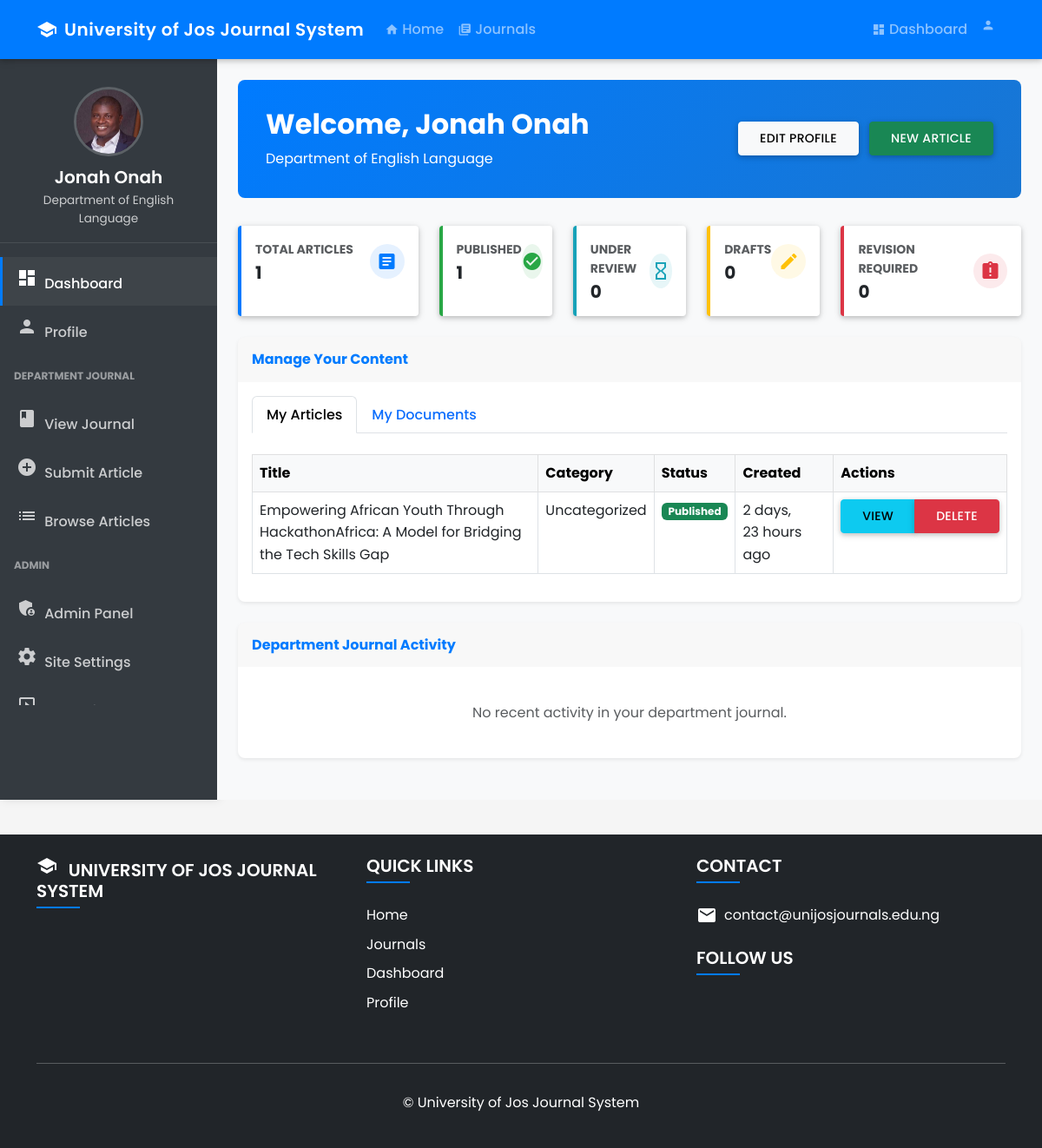
/dashboard/ (signed in), run on an earlier commit of the app's database.
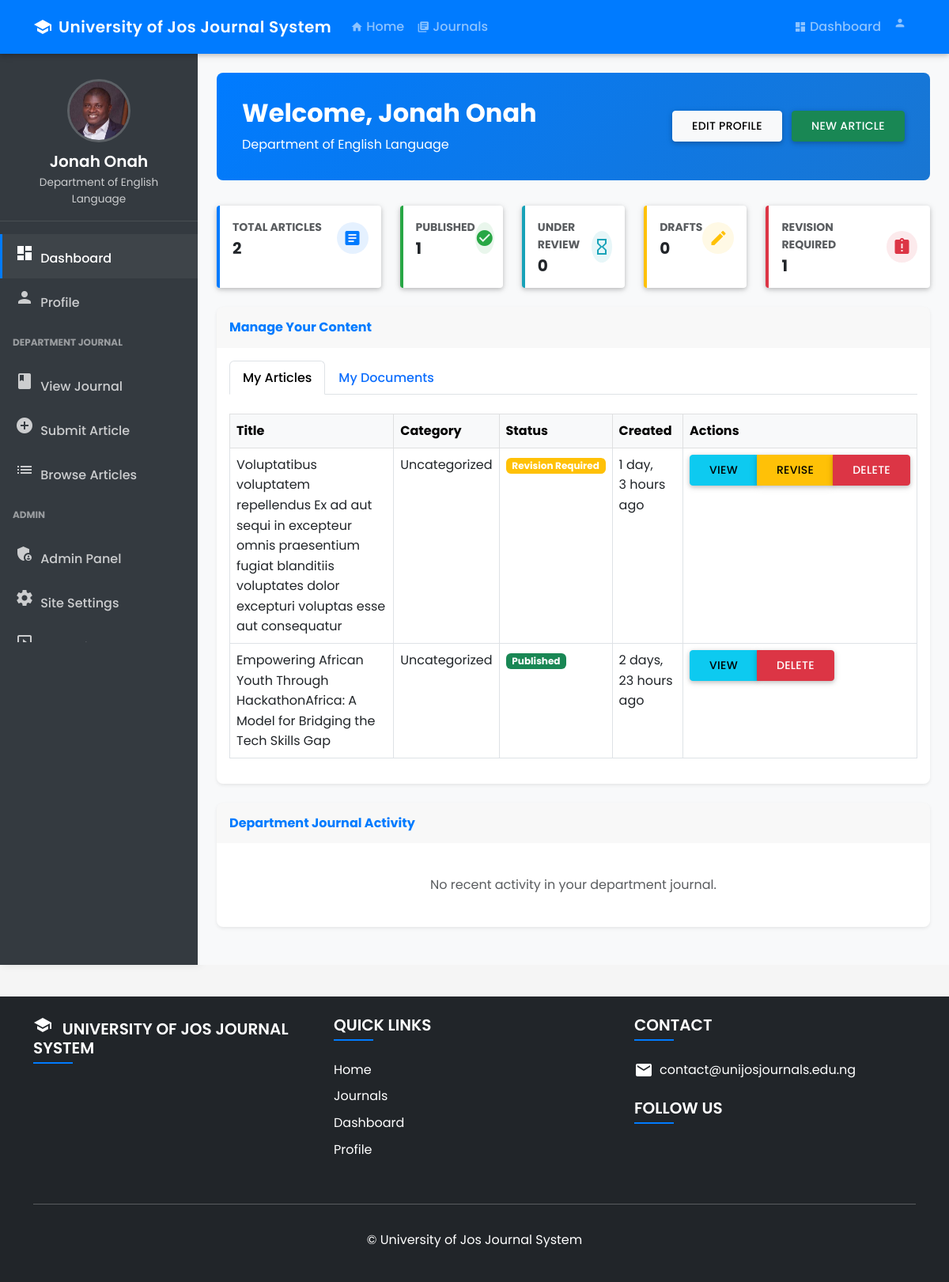
And on a later commit of the database.
### journalapp/models.py (models this page shows, shortened)
class Article(models.Model):
    STATUS_CHOICES = (
        ('draft', 'Draft'),
        ('submitted', 'Submitted'),
        ('under_review', 'Under Review'),
        ('revision_required', 'Revision Required'),
        ('accepted', 'Accepted'),
        ('rejected', 'Rejected'),
        ('published', 'Published'),
    )
    title = models.CharField(max_length=200)
    abstract = RichTextField()
    author = models.ForeignKey(settings.AUTH_USER_MODEL, on_delete=models.CASCADE, related_name='journals')
    department = models.ForeignKey(Department, on_delete=models.CASCADE)
    category = models.ForeignKey(ArticleCategory, on_delete=models.CASCADE)
    content = RichTextField()
    keywords = models.CharField(max_length=255, blank=True, help_text="Enter keywords separated by commas")
    file = models.FileField(upload_to='journal_files', blank=True, null=True)
    status = models.CharField(max_length=20, choices=STATUS_CHOICES, default='draft')
    revised_document = models.FileField(upload_to='revised_documents/', null=True, blank=True)
    revision_notes = models.TextField(blank=True, null=True)
    created_at = models.DateTimeField(auto_now_add=True)
    updated_at = models.DateTimeField(auto_now=True)
    published_at = models.DateTimeField(null=True, blank=True)

class ArticleCategory(models.Model):
    name = models.CharField(max_length=100)
    description = models.TextField(blank=True)
    is_default = models.BooleanField(default=False)
    class Meta:
        verbose_name_plural = "Categories"

### journalapp/views.py (the view)
# urls.py: path('dashboard/', views.dashboard, name='dashboard'),
@login_required
def dashboard(request):
    user_articles = Article.objects.filter(author=request.user).order_by('-created_at')
    published_count = user_articles.filter(status='published').count()
    under_review_count = user_articles.filter(status__in=['submitted', 'under_review']).count()
    draft_count = user_articles.filter(status='draft').count()
    revision_required_count = user_articles.filter(status='revision_required').count()
    if request.user.profile.is_editor:
        pending_articles = Article.objects.filter(status='submitted').order_by('-created_at')
    else:
        pending_articles = None
    if request.user.profile.is_reviewer:
        review_articles = Article.objects.filter(status='under_review').order_by('-created_at')
    else:
        review_articles = None
    context = {
        'user_articles': user_articles,
        'pending_articles': pending_articles,
        'review_articles': review_articles,
        'published_count': published_count,
        'under_review_count': under_review_count,
        'draft_count': draft_count,
        'revision_required_count': revision_required_count,
        'total_count': len(user_articles),
    }
    return render(request, 'journalapp/dashboard.html', context)

### journalapp/context_processors.py (called while the page is built)
def site_settings(request):
    try:
        settings = SiteSettings.objects.first()
        if not settings:
            settings = SiteSettings.objects.create()
    except:
        settings = None
    return {'site_settings': settings}

### journalapp/models.py (called while the page is built)
    def get_full_name(self):
        return f"{self.first_name} {self.last_name}".strip()

### journalapp/templates/journalapp/dashboard.html (shortened to what the changed rows need)
{% extends 'journalapp/base.html' %}
{% load crispy_forms_tags %}
{% load humanize %}
{% block content %}
<div class="dashboard-container">
    <div class="main-content">
        <div class="welcome-banner">
            <div class="d-flex align-items-center justify-content-between">
                <div>
                    <h2>Welcome, {{ user.get_full_name|default:user.email }}</h2>
                </div>
            </div>
        </div>
        <div class="row mb-4">
            <div class="col-md-3 col-sm-6 mb-4 mb-md-0">
                <div class="card card-stats primary h-100">
                    <div class="card-body">
                        <div class="d-flex justify-content-between align-items-center">
                            <div>
                                <p class="text-muted mb-1 text-uppercase fw-bold small">Total Articles</p>
                                <h5 class="fw-bold mb-0">{{ user_articles.count }}</h5>
                            </div>
                        </div>
                    </div>
                </div>
            </div>
            <div class="col-md-3 col-sm-6 mb-4 mb-md-0">
                <div class="card card-stats danger h-100">
                    <div class="card-body">
                        <div class="d-flex justify-content-between align-items-center">
                            <div>
                                <p class="text-muted mb-1 text-uppercase fw-bold small">Revision Required</p>
                                <h5 class="fw-bold mb-0">{{ revision_required_count }}</h5>
                            </div>
                        </div>
                    </div>
                </div>
            </div>
        </div>
        <div class="card shadow-sm mb-4">
            <div class="card-body">
                <div class="tab-content pt-4" id="dashboardTabsContent">
                    <div class="tab-pane fade show active" id="articles" role="tabpanel" aria-labelledby="articles-tab">
                        {% if user_articles %}
                        <div class="table-responsive">
                            <table class="table table-bordered table-hover" id="articlesTable" width="100%" cellspacing="0">
                                <thead class="table-light">
                                    <tr>
                                        <th>Title</th>
                                        <th>Category</th>
                                        <th>Status</th>
                                        <th>Created</th>
                                        <th>Actions</th>
                                    </tr>
                                </thead>
                                <tbody>
                                    {% for article in user_articles %}
                                    <tr>
                                        <td>{{ article.title }}</td>
                                        <td>{{ article.category.name }}</td>
                                        <td>
                                            {% if article.status == 'draft' %}
                                            <span class="badge bg-secondary badge-status">Draft</span>
                                            {% elif article.status == 'submitted' %}
                                            <span class="badge bg-primary badge-status">Submitted</span>
                                            {% elif article.status == 'under_review' %}
                                            <span class="badge bg-info badge-status">Under Review</span>
                                            {% elif article.status == 'revision_required' %}
                                            <span class="badge bg-warning badge-status">Revision Required</span>
                                            {% elif article.status == 'accepted' %}
                                            <span class="badge bg-success badge-status">Accepted</span>
                                            {% elif article.status == 'rejected' %}
                                            <span class="badge bg-danger badge-status">Rejected</span>
                                            {% elif article.status == 'published' %}
                                            <span class="badge bg-success badge-status">Published</span>
                                            {% endif %}
                                        </td>
                                        <td>{{ article.created_at|naturaltime }}</td>
                                        <td>
                                            <div class="btn-group" role="group">
                                                <a href="{% url 'article_detail' article.pk %}" class="btn btn-sm btn-info">View</a>
                                                {% if article.status == 'revision_required' %}
                                                <a href="{% url 'article_update' article.pk %}" class="btn btn-sm btn-warning">Revise</a>
                                                {% endif %}
                                                <a href="{% url 'article_delete' article.pk %}" class="btn btn-sm btn-danger">Delete</a>
                                            </div>
                                        </td>
                                    </tr>
                                    {% endfor %}
                                </tbody>
                            </table>
                        </div>
                        {% endif %}
                    </div>
                </div>
            </div>
        </div>
    </div>
</div>
{% endblock %}

What changed in the data, as far as the page shows it:
added Article: title "Voluptatibus voluptatem repellendus Ex ad aut sequi in excepteur omnis praesentium fugiat blanditiis voluptates dolor excepturi voluptas esse aut consequatur", category.name "Uncategorized", shows "Revision Required", created_at "1 day, 3 hours ago", shows "REVISE"
Also different on the page:
{{ user_articles.count }}: "1" → "2"
{{ revision_required_count }}: "0" → "1"
